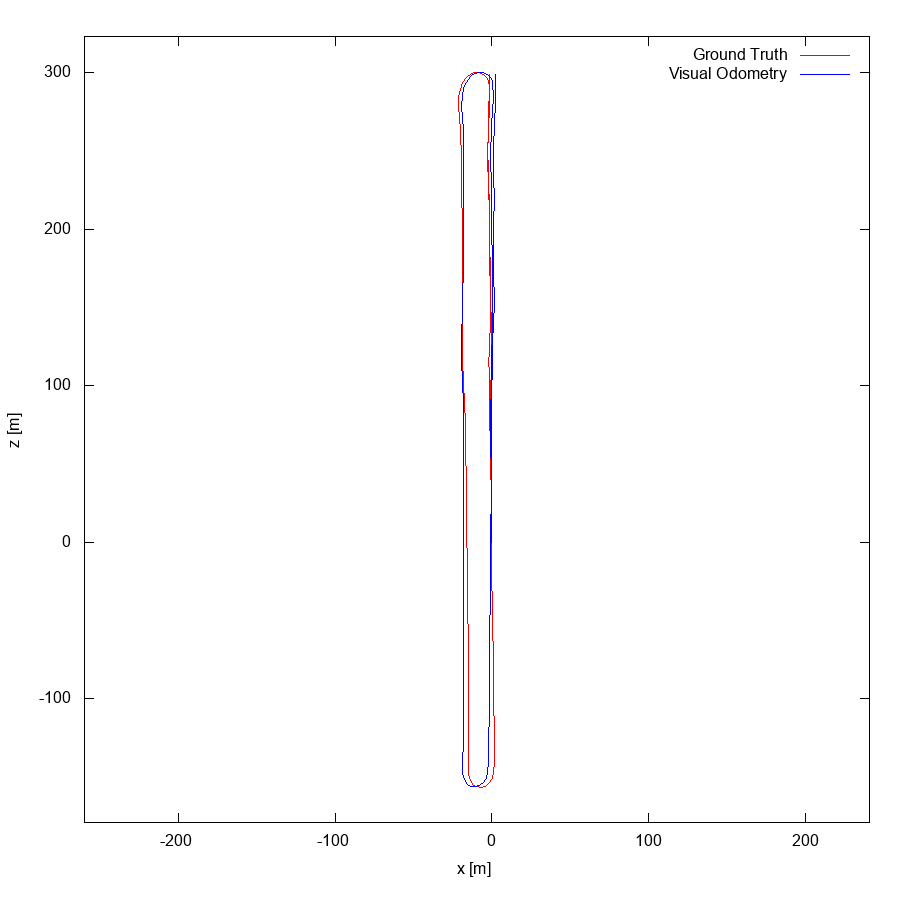

Write the gnuplot code that produced this figure.
set term postscript eps enhanced color
set output "00.eps"
set size ratio -1
set xrange [-260:241]
set yrange [-179:323]
set xlabel "x [m]"
set ylabel "z [m]"
plot "00.txt" using 1:2 lc rgb "#FF0000" title 'Ground Truth' w lines,"00.txt" using 3:4 lc rgb "#0000FF" title 'Visual Odometry' w lines,"< head -1 00.txt" using 1:2 lc rgb "#000000" pt 4 ps 1 lw 2 title 'Sequence Start' w points
